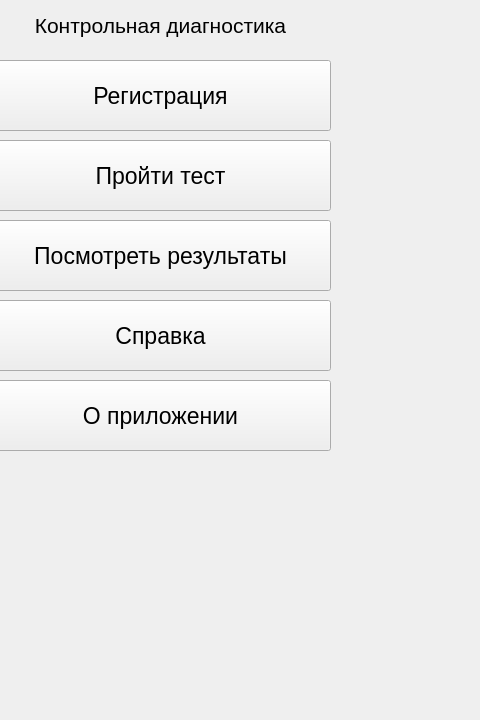
<?xml version="1.0" encoding="UTF-8"?>
<ui version="4.0">
 <class>MainPage</class>
 <widget class="QWidget" name="MainPage">
  <property name="geometry">
   <rect>
    <x>0</x>
    <y>0</y>
    <width>480</width>
    <height>720</height>
   </rect>
  </property>
  <widget class="QLabel" name="label">
   <property name="geometry">
    <rect>
     <x>20</x>
     <y>10</y>
     <width>281</width>
     <height>31</height>
    </rect>
   </property>
   <property name="font">
    <font>
     <pointsize>16</pointsize>
    </font>
   </property>
   <property name="text">
    <string>Контрольная диагностика</string>
   </property>
   <property name="alignment">
    <set>Qt::AlignmentFlag::AlignCenter</set>
   </property>
  </widget>
  <widget class="QPushButton" name="btnregister">
   <property name="geometry">
    <rect>
     <x>-10</x>
     <y>60</y>
     <width>341</width>
     <height>71</height>
    </rect>
   </property>
   <property name="font">
    <font>
     <pointsize>17</pointsize>
    </font>
   </property>
   <property name="text">
    <string>Регистрация</string>
   </property>
  </widget>
  <widget class="QPushButton" name="btntest">
   <property name="geometry">
    <rect>
     <x>-10</x>
     <y>140</y>
     <width>341</width>
     <height>71</height>
    </rect>
   </property>
   <property name="font">
    <font>
     <pointsize>17</pointsize>
    </font>
   </property>
   <property name="text">
    <string>Пройти тест</string>
   </property>
  </widget>
  <widget class="QPushButton" name="btndatabase">
   <property name="geometry">
    <rect>
     <x>-10</x>
     <y>220</y>
     <width>341</width>
     <height>71</height>
    </rect>
   </property>
   <property name="font">
    <font>
     <pointsize>17</pointsize>
    </font>
   </property>
   <property name="text">
    <string>Посмотреть результаты</string>
   </property>
  </widget>
  <widget class="QPushButton" name="btnhelp">
   <property name="geometry">
    <rect>
     <x>-10</x>
     <y>300</y>
     <width>341</width>
     <height>71</height>
    </rect>
   </property>
   <property name="font">
    <font>
     <pointsize>17</pointsize>
    </font>
   </property>
   <property name="text">
    <string>Справка</string>
   </property>
  </widget>
  <widget class="QPushButton" name="btnabout">
   <property name="geometry">
    <rect>
     <x>-10</x>
     <y>380</y>
     <width>341</width>
     <height>71</height>
    </rect>
   </property>
   <property name="font">
    <font>
     <pointsize>17</pointsize>
    </font>
   </property>
   <property name="text">
    <string>О приложении</string>
   </property>
  </widget>
 </widget>
 <resources/>
 <connections/>
</ui>
